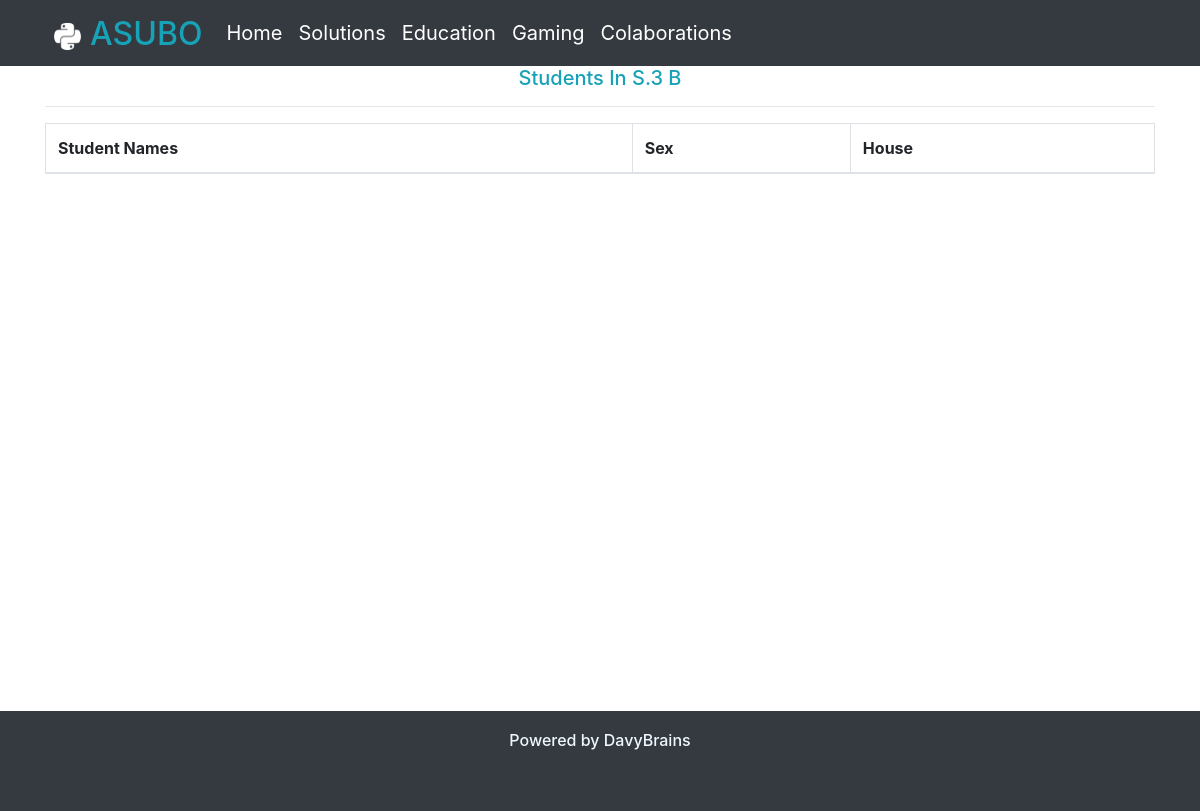
The page /studentresults/students/S.3/B/ on the database as committed earlier.
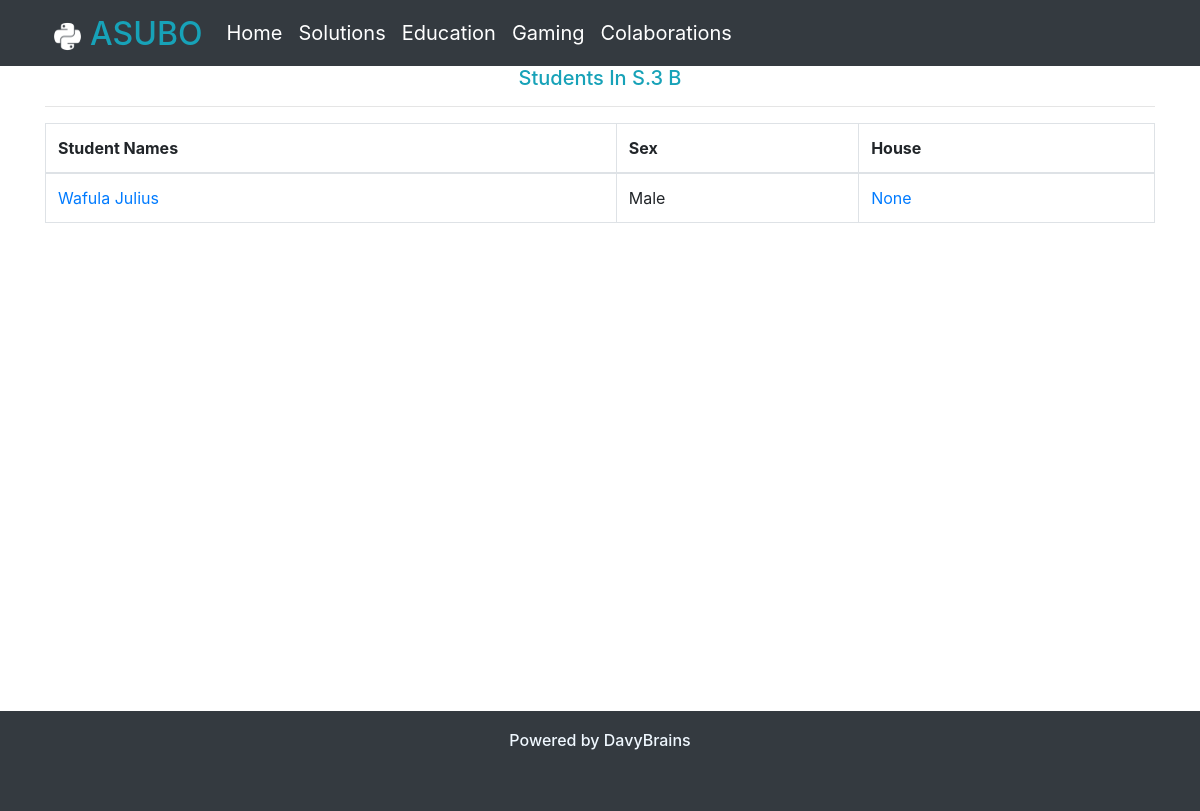
The same page on the database as committed later.
### reportcards/models.py (models this page shows, shortened)
class Student(models.Model):
    class_choices = (
        ('S.1', 'S.1'),
        ('S.2', 'S.2'),
        ('S.3', 'S.3'),
        ('S.4', 'S.4'),
        ('S.5', 'S.5'),
        ('S.6', 'S.6'),
    )
    streams = (
        ('A', 'A'),
        ('B', 'B'),
        ('C', 'C'),
        ('S', 'S'),
    )
    sex_choices = (
        ('Female', 'Female'),
        ('Male', 'Male')
    )
    house_choices = (
        ('Australia', 'Australia'),
        ('Brazil', 'Brazil'),
        ('Canada', 'Canada'),
        ('France', 'France'),
        ('Japan', 'Japan'),
        ('Nigeria', 'Nigeria')
    )
    sir_name = models.CharField(max_length=50)
    given_name = models.CharField(max_length=50)
    other_names = models.CharField(max_length=50, null=True, blank=True)
    sex = models.CharField(max_length=8, choices=sex_choices)
    passport_photo = models.ImageField(upload_to='passports', blank=True, null=True)
    klass = models.CharField(max_length=5, choices=class_choices)
    stream = models.CharField(max_length=10, choices=streams)
    house = models.CharField(max_length=10, choices=house_choices, blank=True, null=True)
    date_added = models.DateTimeField(auto_now=True)
    scores = {}
    @property
    def full_names(self):
        if self.other_names != None:
            return f'{self.sir_name} {self.given_name} {self.other_names}'
        else:
            return f'{self.sir_name} {self.given_name}'

### reportcards/views.py (the view)
# urls.py: path('students/<cl>/<strm>/', views.view_by_stream, name='students_by_stream'),
def view_by_stream(request, cl, strm):
    students = Student.objects.filter(klass = cl, stream = strm)
    context = {
        'students': students,
        'class': cl,
        'stream': strm,
    }
    return render(request, 'reportcards/view_by_stream.html', context)

### reportcards/templates/reportcards/view_by_stream.html (shortened to what this page needs)
{% extends 'mainapp/base.html' %}
{% block content %}
    <div class="container">
        <h5 class="text-center text-info">Students In {{ class }} {{ stream }}</h5><hr>
        <table class="table table-bordered">
            <thead>
                <tr>
                    <th>Student Names</th>
                    <th>Sex</th>
                    <th>House</th>
                </tr>
            </thead>
            <tbody>
                {% for s in students %}
                    <tr>
                        <td><a href="{% url 'student' s.id %}">{{s.full_names}}</a></td>
                        <td>{{s.sex}}</td>
                        <td><a href="{% url 'students_by_house' s.house %}">{{s.house}}</a></td>
                    </tr>
                {% endfor %}
            </tbody>
        </table>
    </div>
{% endblock content %}

Rows that differ between the two databases and show on the page:
added Student: full_names "Wafula Julius", sex "Male", house "None"
